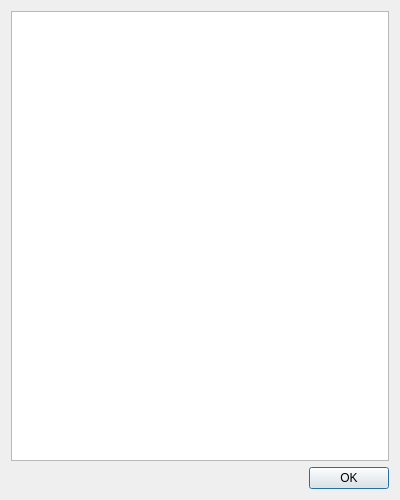
<?xml version="1.0" encoding="UTF-8"?>
<ui version="4.0">
 <class>ListDialog</class>
 <widget class="QDialog" name="ListDialog">
  <property name="geometry">
   <rect>
    <x>0</x>
    <y>0</y>
    <width>400</width>
    <height>500</height>
   </rect>
  </property>
  <property name="sizePolicy">
   <sizepolicy hsizetype="Preferred" vsizetype="Preferred">
    <horstretch>0</horstretch>
    <verstretch>0</verstretch>
   </sizepolicy>
  </property>
  <property name="minimumSize">
   <size>
    <width>0</width>
    <height>0</height>
   </size>
  </property>
  <property name="windowTitle">
   <string>Dialog</string>
  </property>
  <property name="locale">
   <locale language="English" country="UnitedStates"/>
  </property>
  <layout class="QVBoxLayout" name="verticalLayout">
   <item>
    <widget class="QTextEdit" name="text">
     <property name="sizePolicy">
      <sizepolicy hsizetype="Preferred" vsizetype="Preferred">
       <horstretch>0</horstretch>
       <verstretch>0</verstretch>
      </sizepolicy>
     </property>
     <property name="autoFillBackground">
      <bool>true</bool>
     </property>
     <property name="frameShape">
      <enum>QFrame::StyledPanel</enum>
     </property>
     <property name="frameShadow">
      <enum>QFrame::Sunken</enum>
     </property>
     <property name="lineWrapMode">
      <enum>QTextEdit::WidgetWidth</enum>
     </property>
     <property name="readOnly">
      <bool>true</bool>
     </property>
    </widget>
   </item>
   <item>
    <widget class="QDialogButtonBox" name="buttonBox">
     <property name="orientation">
      <enum>Qt::Horizontal</enum>
     </property>
     <property name="standardButtons">
      <set>QDialogButtonBox::Ok</set>
     </property>
    </widget>
   </item>
  </layout>
 </widget>
 <resources/>
 <connections>
  <connection>
   <sender>buttonBox</sender>
   <signal>accepted()</signal>
   <receiver>ListDialog</receiver>
   <slot>accept()</slot>
   <hints>
    <hint type="sourcelabel">
     <x>248</x>
     <y>254</y>
    </hint>
    <hint type="destinationlabel">
     <x>157</x>
     <y>274</y>
    </hint>
   </hints>
  </connection>
  <connection>
   <sender>buttonBox</sender>
   <signal>rejected()</signal>
   <receiver>ListDialog</receiver>
   <slot>reject()</slot>
   <hints>
    <hint type="sourcelabel">
     <x>316</x>
     <y>260</y>
    </hint>
    <hint type="destinationlabel">
     <x>286</x>
     <y>274</y>
    </hint>
   </hints>
  </connection>
 </connections>
</ui>
